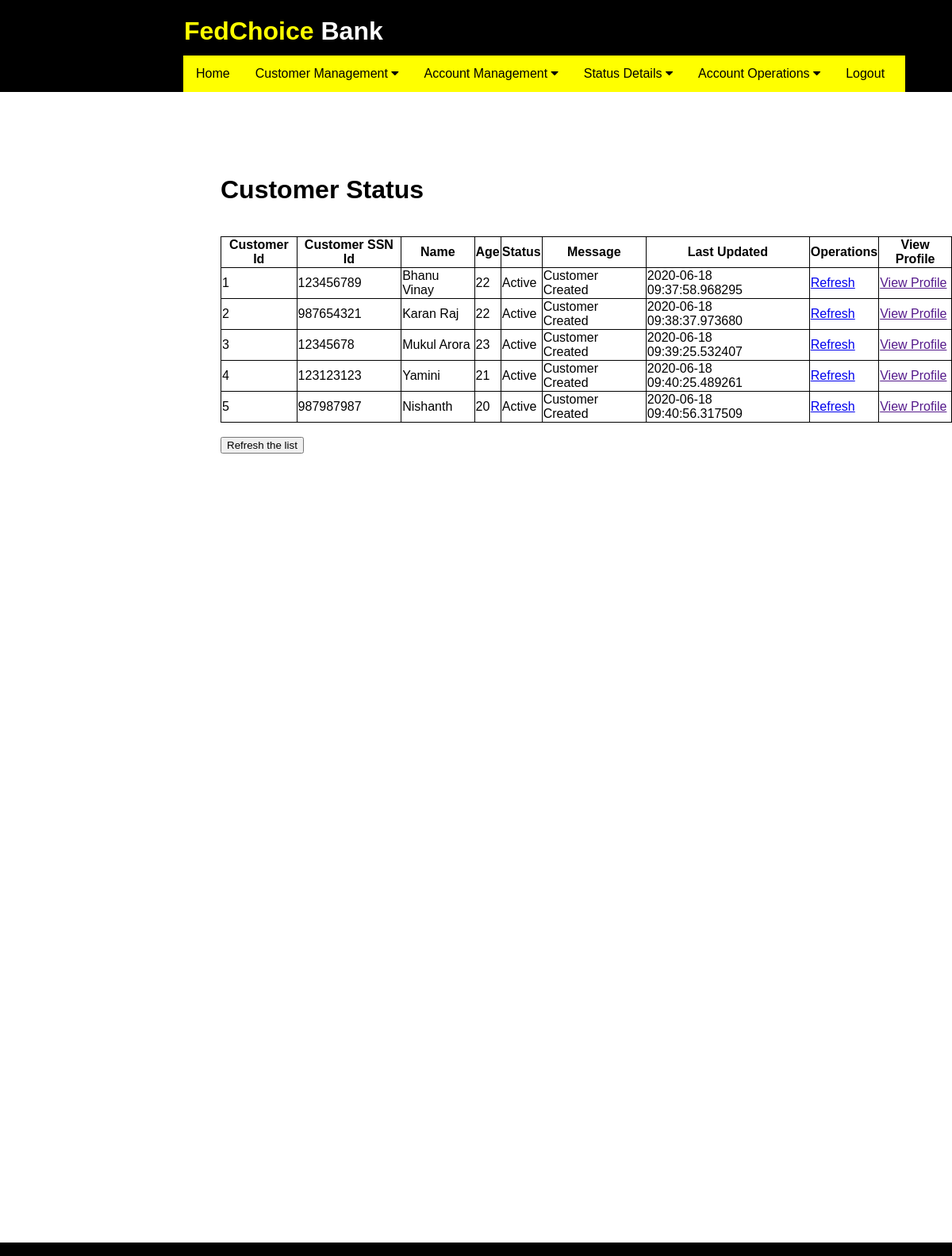
/customer_status (signed in), run on the app's committed database.
### application/routes.py (models this page shows)
class Customers(db.Model):
    id = db.Column(db.Integer, primary_key=True)
    ssn_id = db.Column(db.Integer)
    cname = db.Column(db.String(20))
    age = db.Column(db.Integer)
    address = db.Column(db.Integer)
    state = db.Column(db.String(20))
    city = db.Column(db.String(20))
    cust_msg = db.Column(db.String(30))
    cust_status = db.Column(db.String(20))
    date = db.Column(db.DateTime, default=datetime.now)

### application/routes.py (the view)
@app.route('/customer_status')
def customer_status():
    if 'username' in session:
        customers = Customers.query.all()
        if not customers:
            flash('There are customers')
            return redirect( url_for('customer_status') )
        else:
            return render_template( 'customer_status.html', customers = customers )
    else:
        flash('You are logged out. Please login again')
        return redirect( url_for( 'login' ) )
    return render_template('customer_status.html')

### application/templates/customer_status.html (shortened to what this page needs)
{% extends "layout.html" %}
{% block content %}
<div class="status">
    <h1>Customer Status</h1><br>
    <table>
        <tr>
            <th> Customer Id </th>
            <th> Customer SSN Id </th>
            <th> Name </th>
            <th> Age </th>
            <th> Status </th>
            <th> Message </th>
            <th> Last Updated </th>
            <th> Operations </th>
            <th> View Profile </th>
        </tr>
        {% for customer in customers %}
        <tr>
            <td> {{ customer.id }} </td>
            <td> {{ customer.ssn_id }} </td>
            <td> {{ customer.cname }}</td>
            <td> {{ customer.age }}</td>
            <td> {{ customer.cust_status }}</td>
            <td> {{ customer.cust_msg }}</td>
            <td> {{ customer.date }} </td>
            <td> <a href="{{ url_for('customer_status') }}">Refresh</a> </td>
            <td> <a href="">View Profile</a> </td>
        </tr>
        {% endfor %}
    </table>
    <br>
    <button type="submit" value="Refresh the list">Refresh the list</button></div>
{% endblock %}

### application/static/css/main.css (style rules this page uses)
html { overflow-y: scroll; overflow-x: hidden; }
body { font-family: Arial, Helvetica, sans-serif; height: 100%; display: flex; flex-direction: column; }
table, th, td { border: 1px solid black; border-collapse: collapse; }
.status { position: absolute; top: 200px; left: 278px; }

### data on the page
Customers: id "1", ssn_id "123456789", cname "Bhanu Vinay", age "22", cust_status "Active", cust_msg "Customer Created", date "2020-06-18 09:37:58.968295"
Customers: id "2", ssn_id "987654321", cname "Karan Raj", age "22", cust_status "Active", cust_msg "Customer Created", date "2020-06-18 09:38:37.973680"
Customers: id "3", ssn_id "12345678", cname "Mukul Arora", age "23", cust_status "Active", cust_msg "Customer Created", date "2020-06-18 09:39:25.532407"
Customers: id "4", ssn_id "123123123", cname "Yamini", age "21", cust_status "Active", cust_msg "Customer Created", date "2020-06-18 09:40:25.489261"
Customers: id "5", ssn_id "987987987", cname "Nishanth", age "20", cust_status "Active", cust_msg "Customer Created", date "2020-06-18 09:40:56.317509"
